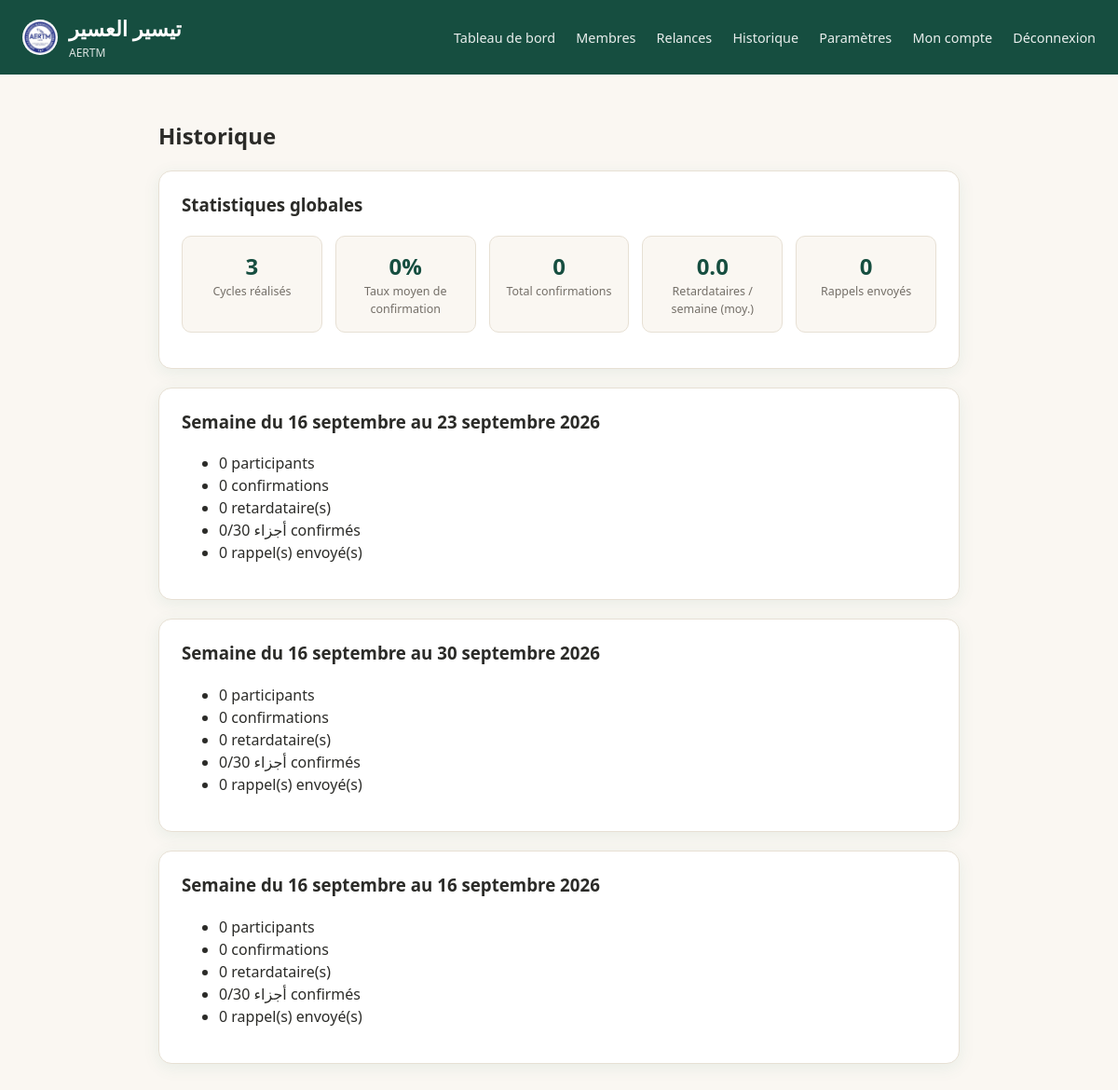
Screenshot of /gerant/historique (signed in) with the database file from the repository.
### models.py (models this page shows, shortened)
class Cycle(db.Model):
    __tablename__ = "cycles"
    id = db.Column(db.Integer, primary_key=True)
    date_debut = db.Column(db.DateTime, nullable=False)
    date_fin = db.Column(db.DateTime, nullable=False)
    statut = db.Column(db.String(20), nullable=False, default="actif")  # actif | termine | archive
    date_creation = db.Column(db.DateTime, default=datetime.utcnow)
    createur_id = db.Column(db.Integer, db.ForeignKey("members.id"), nullable=True)
    notes = db.Column(db.Text, nullable=True)
    assignments = db.relationship(
        "Assignment", backref="cycle", lazy=True, cascade="all, delete-orphan"
    )
    confirmations = db.relationship(
        "Confirmation", backref="cycle", lazy=True, cascade="all, delete-orphan"
    )
    reminders = db.relationship(
        "Reminder", backref="cycle", lazy=True, cascade="all, delete-orphan"
    )

### app.py (the view)
    @app.route("/gerant/historique")
    @login_required
    def manager_history():
        manager_required()
        cycles = Cycle.query.filter(Cycle.statut != "actif").order_by(
            Cycle.date_debut.desc()
        ).all()
        historique = [statistics_service.get_history_stats(c, Config.TOTAL_HIZB) for c in cycles]
        stats_globales = statistics_service.get_global_statistics()
        return render_template(
            "history.html", config=Config, historique=historique, stats=stats_globales,
        )

### app.py (called while the page is built)
def format_date_fr(value, avec_annee=False):
    if not value:
        return ""
    mois = MOIS_FR[value.month]
    if avec_annee:
        return f"{value.day} {mois} {value.year}"
    return f"{value.day} {mois}"

### models.py (called while the page is built)
    @property
    def is_manager(self) -> bool:
        return self.role == "manager"

### services/statistics_service.py (called while the page is built, shortened)
def get_history_stats(cycle: Cycle, total_hizb=30):
    progress = get_cycle_progress(cycle, total_hizb)
    nb_rappels = Reminder.query.filter_by(cycle_id=cycle.id).count()
    return {
        "cycle": cycle,
        "participants": progress["total_membres"],
        "confirmations": progress["membres_confirmes"],
        "retardataires": progress["nb_en_retard"],
        "hizb_confirmes": progress["hizb_confirmes"],
        "total_hizb": total_hizb,
        "rappels_envoyes": nb_rappels,
    }

def get_global_statistics():
    cycles = Cycle.query.filter(Cycle.statut != "actif").order_by(Cycle.date_debut.desc()).all()
    taux = []
    total_confirmations = 0
    total_retardataires = 0
    total_rappels = 0
    for cycle in cycles:
        stats = get_history_stats(cycle)
        total_membres = stats["participants"] or 1
        taux.append(stats["confirmations"] / total_membres * 100)
        total_confirmations += stats["confirmations"]
        total_retardataires += stats["retardataires"]
        total_rappels += stats["rappels_envoyes"]
    return {
        "nb_cycles": len(cycles),
        "taux_moyen_confirmation": round(sum(taux) / len(taux)),
        "total_confirmations": total_confirmations,
        "moyenne_retardataires": round(total_retardataires / len(cycles), 1),
        "total_rappels": total_rappels,
    }

### templates/history.html (shortened to what this page needs)
{% extends "base.html" %}
{% block content %}
<h2>Historique</h2>
<div class="card">
  <h3>Statistiques globales</h3>
  <div class="stats-grid">
    <div class="stat-box"><div class="value">{{ stats.nb_cycles }}</div><div class="label">Cycles réalisés</div></div>
    <div class="stat-box"><div class="value">{{ stats.taux_moyen_confirmation }}%</div><div class="label">Taux moyen de confirmation</div></div>
    <div class="stat-box"><div class="value">{{ stats.total_confirmations }}</div><div class="label">Total confirmations</div></div>
    <div class="stat-box"><div class="value">{{ stats.moyenne_retardataires }}</div><div class="label">Retardataires / semaine (moy.)</div></div>
    <div class="stat-box"><div class="value">{{ stats.total_rappels }}</div><div class="label">Rappels envoyés</div></div>
  </div>
</div>
{% for h in historique %}
<div class="card">
  <h3>Semaine du {{ h.cycle.date_debut|date_fr }} au {{ h.cycle.date_fin|date_fr(true) }}</h3>
  <ul>
    <li>{{ h.participants }} participants</li>
    <li>{{ h.confirmations }} confirmations</li>
    <li>{{ h.retardataires }} retardataire(s)</li>
    <li>{{ h.hizb_confirmes }}/{{ h.total_hizb }} أجزاء confirmés</li>
    <li>{{ h.rappels_envoyes }} rappel(s) envoyé(s)</li>
  </ul>
</div>
{% else %}
<div class="card"><p>Aucun cycle clôturé pour le moment.</p></div>
{% endfor %}
{% endblock %}

### templates/base.html (shortened to what this page needs)
<!DOCTYPE html>
<html lang="fr" dir="ltr">
<head>
  <link rel="stylesheet" href="{{ url_for('static', filename='css/style.css') }}">
</head>
<body>
  {% if current_user.is_authenticated %}
  <div class="topbar">
    <div style="display:flex; align-items:center; gap:12px;">
      <img src="{{ url_for('static', filename='img/logo_aertm.jpg') }}" alt="Logo AERTM" class="logo-topbar">
      <div>
        <span class="brand-arabic">{{ config.APP_NAME }}</span>
        <div class="brand-sub">AERTM</div>
      </div>
    </div>
    <nav>
      {% if current_user.is_manager %}
        <a href="{{ url_for('manager_dashboard') }}">Tableau de bord</a>
        <a href="{{ url_for('manager_members') }}">Membres</a>
        <a href="{{ url_for('manager_relances') }}">Relances</a>
        <a href="{{ url_for('manager_history') }}">Historique</a>
        <a href="{{ url_for('manager_settings') }}">Paramètres</a>
      {% else %}
        <a href="{{ url_for('member_dashboard') }}">Ma lecture</a>
      {% endif %}
      <a href="{{ url_for('account') }}">Mon compte</a>
      <a href="{{ url_for('logout') }}">Déconnexion</a>
    </nav>
  </div>
  {% endif %}
  <div class="container">
    {% block content %}{% endblock %}
  </div>
</body>
</html>

### static/css/style.css (style rules this page uses)
:root { --color-bg: #faf7f2; --color-surface: #ffffff; --color-primary: #1f6f5c; --color-primary-dark: #164e40; --color-gold: #b8863b; --color-text: #2b2b28; --color-muted: #746f68; --color-border: #e7e0d4; --color-green: #2f9e63; --color-orange: #d98a2b; --color-red: #c94b3f; --color-yellow: #d9b64b; --radius: 14px; --shadow: 0 4px 18px rgba(31, 111, 92, 0.08); font-family: "Segoe UI", "Helvetica Neue", Arial, sans-serif; }
* { box-sizing: border-box; }
body { margin: 0; background: var(--color-bg); color: var(--color-text); line-height: 1.5; }
.topbar { display: flex; align-items: center; justify-content: space-between; background: var(--color-primary-dark); color: #fff; padding: 14px 24px; }
.topbar .brand-arabic { font-size: 1.4rem; font-weight: 600; }
.topbar .brand-sub { font-size: 0.75rem; opacity: 0.85; }
.topbar nav a { color: #fff; text-decoration: none; margin-left: 18px; font-size: 0.9rem; opacity: 0.9; }
.container { max-width: 900px; margin: 0 auto; padding: 28px 20px 60px; }
.logo-topbar { width: 38px; height: 38px; border-radius: 50%; object-fit: cover; }
.card { background: var(--color-surface); border: 1px solid var(--color-border); border-radius: var(--radius); box-shadow: var(--shadow); padding: 22px 24px; margin-bottom: 20px; }
.card h2, .card h3 { margin-top: 0; }
.stats-grid { display: grid; grid-template-columns: repeat(auto-fit, minmax(140px, 1fr)); gap: 14px; margin: 16px 0; }
.stat-box { background: var(--color-bg); border: 1px solid var(--color-border); border-radius: 10px; padding: 14px; text-align: center; }
.stat-box .value { font-size: 1.5rem; font-weight: 700; color: var(--color-primary-dark); }
.stat-box .label { font-size: 0.78rem; color: var(--color-muted); }

### rows the page displays
Cycle: cycle.date_debut "16 septembre", cycle.date_fin "23 septembre 2026"
Cycle: cycle.date_debut "16 septembre", cycle.date_fin "30 septembre 2026"
Cycle: cycle.date_debut "16 septembre", cycle.date_fin "16 septembre 2026"

### other values shown
{{ config.APP_NAME }} "تيسير العسير"
{{ stats.nb_cycles }} "3"
{{ stats.taux_moyen_confirmation }} "0"
{{ stats.total_confirmations }} "0"
{{ stats.moyenne_retardataires }} "0.0"
{{ stats.total_rappels }} "0"
{{ h.participants }} "0" "0" "0"
{{ h.confirmations }} "0" "0" "0"
{{ h.retardataires }} "0" "0" "0"
{{ h.hizb_confirmes }} "0" "0" "0"
{{ h.total_hizb }} "30" "30" "30"
{{ h.rappels_envoyes }} "0" "0" "0"
